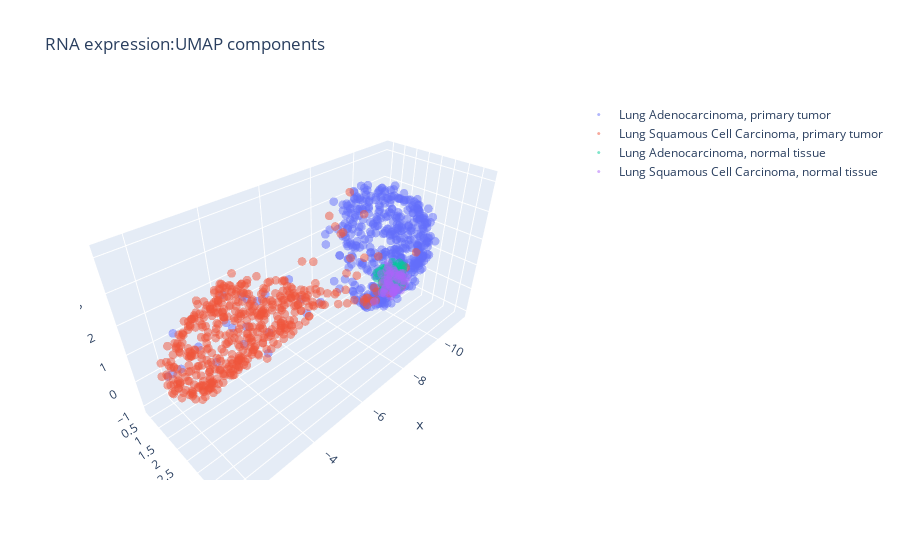

Notebook cell for this chart:
### Code cell
# short exploratory
# 1. dimension reduction
# 2. plot the differential targets
red = 'UMAP'
reduceR = UMAP(n_components=3, random_state=323, n_neighbors=50) #UMAP(n_components=3)
reduceR.fit(RNAex.loc[:, rnaID_include])


fig = go.Figure(layout={'title': 'RNA expression:'+red+' components'})
# Configure the trace.
reduceD = reduceR.transform(RNAex.loc[(RNAex['Diagnosis']=='Lung Adenocarcinoma') & 
                                      (RNAex['Sample Type']=='Primary Tumor'), rnaID_include])
fig.add_trace(go.Scatter3d(
    x=reduceD[:,0],  # <-- Put your data instead
    y=reduceD[:,1],  # <-- Put your data instead
    z=reduceD[:,2],  # <-- Put your data instead
    mode='markers',
    marker={
        'size': 3,
        'opacity': 0.5,
    },
    name='Lung Adenocarcinoma, primary tumor'
)
)

reduceD = reduceR.transform(RNAex.loc[(RNAex['Diagnosis']=='Lung Squamous Cell Carcinoma') & 
                                      (RNAex['Sample Type']=='Primary Tumor'), rnaID_include])
fig.add_trace(go.Scatter3d(
    x=reduceD[:,0],  # <-- Put your data instead
    y=reduceD[:,1],  # <-- Put your data instead
    z=reduceD[:,2],  # <-- Put your data instead
    mode='markers',
    marker={
        'size': 3,
        'opacity': 0.5,
    },
    name='Lung Squamous Cell Carcinoma, primary tumor'
)
)

reduceD = reduceR.transform(RNAex.loc[(RNAex['Diagnosis']=='Lung Adenocarcinoma') & 
                                      (RNAex['Sample Type']=='Solid Tissue Normal'), rnaID_include])
fig.add_trace(go.Scatter3d(
    x=reduceD[:,0],  # <-- Put your data instead
    y=reduceD[:,1],  # <-- Put your data instead
    z=reduceD[:,2],  # <-- Put your data instead
    mode='markers',
    marker={
        'size': 3,
        'opacity': 0.5,
    },
    name='Lung Adenocarcinoma, normal tissue'
)
)

reduceD = reduceR.transform(RNAex.loc[(RNAex['Diagnosis']=='Lung Squamous Cell Carcinoma') & 
                                      (RNAex['Sample Type']=='Solid Tissue Normal'), rnaID_include])
fig.add_trace(go.Scatter3d(
    x=reduceD[:,0],  # <-- Put your data instead
    y=reduceD[:,1],  # <-- Put your data instead
    z=reduceD[:,2],  # <-- Put your data instead
    mode='markers',
    marker={
        'size': 3,
        'opacity': 0.5,
    },
    name='Lung Squamous Cell Carcinoma, normal tissue'
)
)


# Configure the layout.
layout = go.Layout(
    margin={'l': 0, 'r': 0, 'b': 0, 't': 0}
)
plotly.offline.iplot(fig)

### Figure 1 — Plotly figure (JSON) as saved in the notebook; plotly's stock layout.template omitted (floating-point values rounded to 4 significant figures; data arrays with more than 128 entries replaced by an {"elided": "..."} marker saying what was removed)
{"data": [{"marker": {"opacity": 0.5, "size": 3}, "mode": "markers", "name": "Lung Adenocarcinoma, primary tumor", "type": "scatter3d", "x": {"elided": "511 float values"}, "y": {"elided": "511 float values"}, "z": {"elided": "511 float values"}}, {"marker": {"opacity": 0.5, "size": 3}, "mode": "markers", "name": "Lung Squamous Cell Carcinoma, primary tumor", "type": "scatter3d", "x": {"elided": "498 float values"}, "y": {"elided": "498 float values"}, "z": {"elided": "498 float values"}}, {"marker": {"opacity": 0.5, "size": 3}, "mode": "markers", "name": "Lung Adenocarcinoma, normal tissue", "type": "scatter3d", "x": [-11.41, -11.0, -10.91, -10.47, -11.35, -9.474, -10.56, -11.03, -11.28, -10.9, -10.63, -10.78, -11.18, -11.12, -11.13, -10.53, -11.23, -10.78, -11.22, -10.65, -10.92, -10.65, -10.62, -11.25, -10.94, -11.28, -11.35, -11.17, -10.77, -11.04, -11.02, -11.08, -11.23, -11.38, -11.19, -11.27, -10.6, -10.56, -10.36, -10.8, -10.56, -10.81, -11.4, -10.2, -10.78, -11.22, -10.69, -11.42, -11.42, -10.99, -11.0, -10.73, -11.37, -10.9, -10.97, -10.96, -11.36, -11.27, -10.81], "y": [1.738, 1.852, 1.364, 1.823, 1.618, 2.31, 1.261, 1.416, 1.468, 1.636, 1.866, 1.824, 1.706, 1.325, 1.949, 1.18, 1.626, 1.246, 1.435, 2.211, 1.843, 1.074, 1.445, 1.85, 1.263, 1.295, 1.504, 1.265, 1.262, 1.689, 1.248, 1.799, 1.343, 1.463, 1.453, 1.779, 1.975, 2.266, 1.933, 1.627, 1.747, 1.486, 1.566, 1.805, 1.937, 1.361, 1.795, 1.571, 1.641, 2.054, 1.167, 1.419, 1.751, 2.155, 1.276, 1.642, 1.46, 1.361, 1.962], "z": [-0.2718, -0.7424, -0.09982, -0.4405, -0.4873, 0.0006593, -0.1579, -1.01, -0.3523, -0.9194, -0.5404, -0.04959, 0.1424, -0.4357, -0.6482, -0.4921, -0.9849, -0.1169, -0.5249, -0.2754, -0.7768, -0.3532, 0.01197, 0.04729, -0.6728, -0.362, -0.1924, -0.3625, -0.8162, -0.8809, -0.3788, -0.951, -0.002607, -0.6478, -0.6808, -0.2562, -0.2095, -0.386, -0.2655, -0.795, -0.1223, -0.7221, -0.4635, -0.5294, 0.01209, -0.5182, -0.0742, -0.3607, -0.1053, -0.2018, -0.6051, -0.04955, -0.6588, -0.4003, -0.7548, -0.04555, -0.7672, -0.1788, -0.3267]}, {"marker": {"opacity": 0.5, "size": 3}, "mode": "markers", "name": "Lung Squamous Cell Carcinoma, normal tissue", "type": "scatter3d", "x": [-10.49, -10.63, -11.28, -10.75, -11.23, -10.47, -11.07, -10.66, -11.06, -10.93, -10.64, -10.66, -9.888, -10.06, -10.78, -10.82, -9.448, -10.83, -11.01, -10.75, -10.43, -11.14, -10.95, -9.672, -11.28, -10.96, -10.99, -10.73, -11.48, -11.08, -10.67, -10.96, -11.22, -10.86, -11.14, -10.4, -9.869, -10.82, -10.6, -10.93, -11.1, -10.8, -11.06, -10.39, -10.33, -8.677, -11.13, -11.46, -10.93], "y": [1.628, 2.062, 1.47, 2.031, 2.012, 1.74, 2.104, 1.52, 1.887, 1.091, 1.625, 1.385, 2.076, 2.063, 1.82, 2.328, 2.291, 2.139, 1.801, 2.021, 1.804, 1.475, 1.536, 2.258, 1.506, 2.057, 1.349, 2.058, 1.703, 1.689, 1.977, 1.797, 1.268, 1.809, 1.827, 2.102, 2.379, 1.819, 1.698, 1.328, 1.257, 1.766, 1.18, 1.891, 1.993, 2.565, 1.412, 1.724, 1.755], "z": [-0.8801, -0.6478, -0.4944, -0.2184, -0.6991, -0.2601, -0.4275, -1.112, -0.1994, -0.5142, -0.2163, -0.6733, -0.2529, -0.1145, -0.9826, -0.06334, -0.07627, -0.7276, -0.9986, -0.6345, -0.277, -0.239, -0.8783, 0.01109, -0.6073, -0.396, -0.09254, -0.05079, -0.6253, -0.9721, -0.3244, -0.8813, -0.5991, -1.0, -0.3398, -0.5297, -0.4031, -1.006, 0.02465, -0.2343, -0.04213, -0.0339, -0.8414, -0.3472, -0.3568, 0.06879, -0.6006, -0.4603, -1.029]}], "layout": {"title": {"text": "RNA expression:UMAP components"}}}
